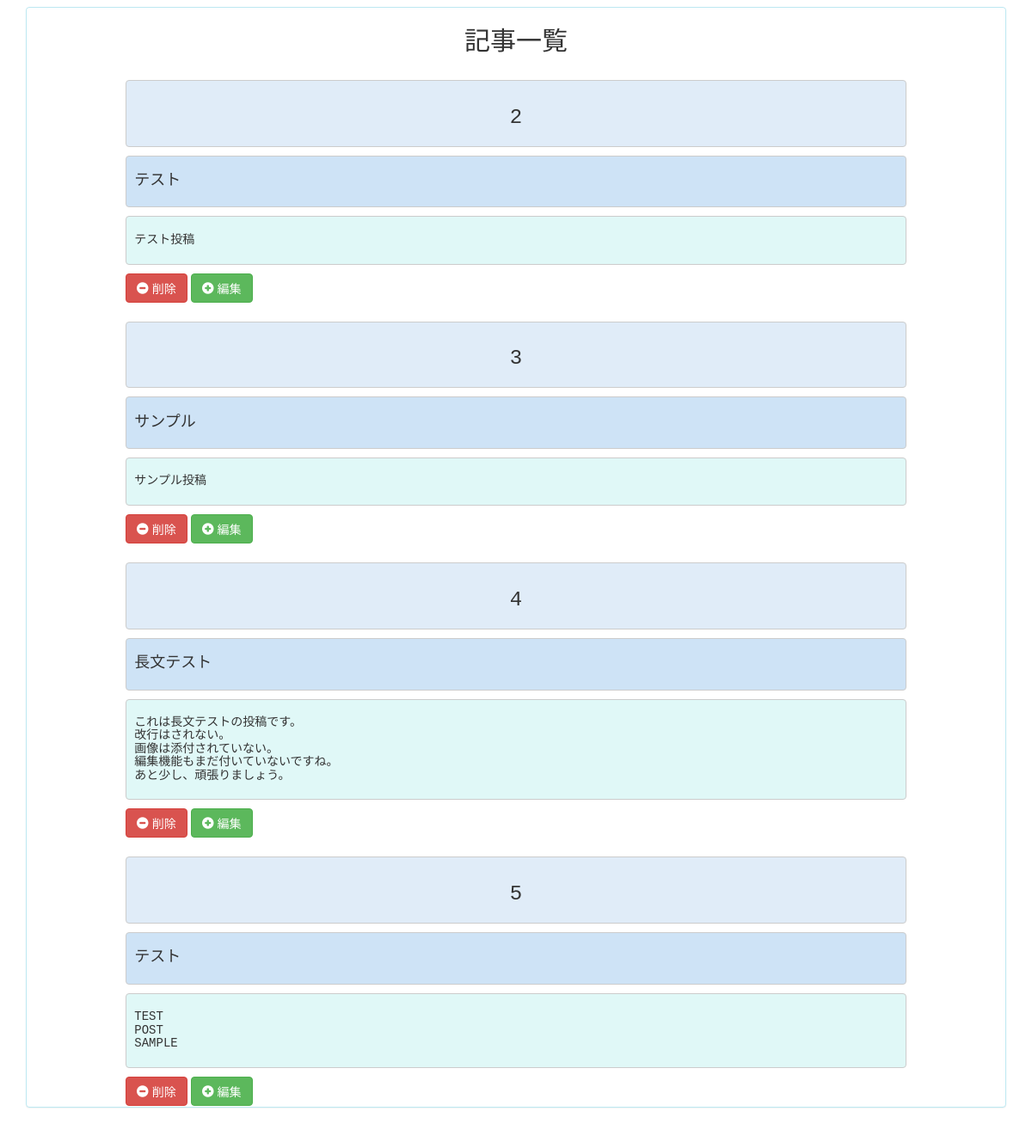
/ (signed in, lower part), run on an earlier commit of the app's database.
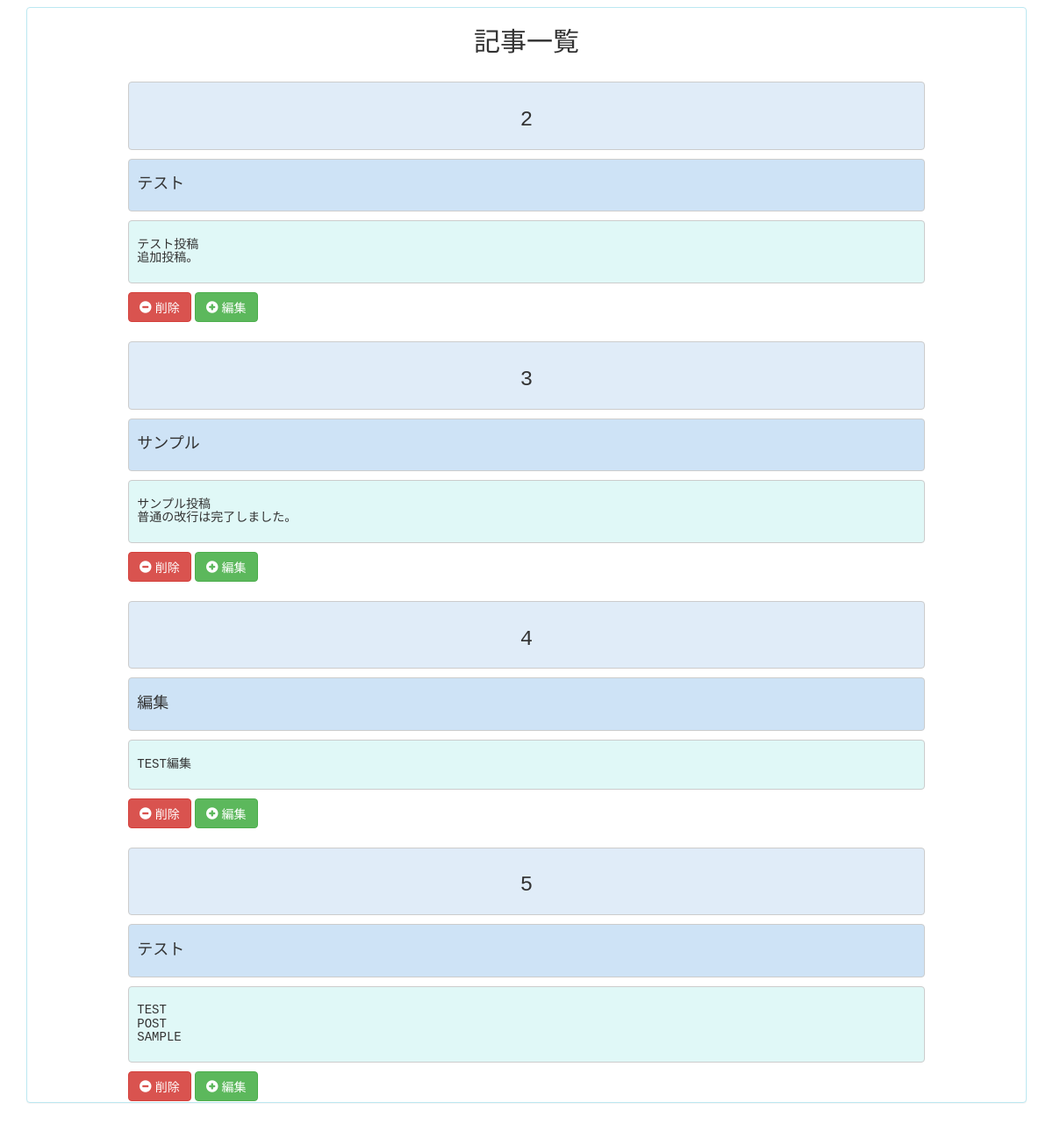
And on a later commit of the database.
### tables this page shows
CREATE TABLE entries(  id integer primary key autoincrement,title string not null,text string not null);

### flasker.py (the view)
@app.route('/')
def show():
    cur = g.db.execute('select id, title, text from entries order by id asc')
    entries = [dict(id = row[0] ,title=row[1], text=row[2]) for row in cur.fetchall()]
    return render_template('show.html', entries=entries)

### flasker.py (called while the page is built)
def connect_db():
    return sqlite3.connect(app.config['DATABASE'])

@app.before_request
def before_request():
    g.db = connect_db()

@app.teardown_request
def teardown_request(exception):
    db = getattr(g, 'db', None)
    if db is not None:
        db.close()

### templates/show.html (shortened to what this page needs)
{% extends "layout.html" %}
{% block content %}
<div class="page">
  {% if session.logged_in %}
<br>
<div class="panel panel-info" align="center" >
  <tr class="entries">
      <h2>記事一覧</h2>
  {% for entry in entries %}
    <table style="width:80%;" frame="box" bordercolor="#FFFFFF">
        <tr><th><pre align="center" style="background-color: #E0ECF8"><h3>{{ entry.id }}</h3></pre></th></tr>
        <tr><th><pre style="background-color: #CEE3F6;" style="width:100%;"><b><h4>{{ entry.title }}</h4></b></pre></th></tr>
        <tr><td><pre style="background-color: #E0F8F7;" style="width:100%;"><h5>{{ entry.text|safe }}</h5></pre></td></tr>
        <div class="btn-toolbar">
      <tr><td>
          <div class="btn-group">
      <form action="{{ url_for('delete_entry',post_id = entry.id) }}" method="POST">
       <button type="submit" class="btn btn-danger">
          <span class="glyphicon glyphicon-minus-sign" aria-hidden="true"></span> 削除</button>
      </form></div>
              <div class="btn-group">
      <form action="{{ url_for('edit',post_id = entry.id) }}" method="GET">
          <button type="submit" class="btn btn-success">
          <span class="glyphicon glyphicon-plus-sign" aria-hidden="true"></span> 編集</button>
      </form>
          </div>
      </td></tr>
        </div>
      <br>
    {% else %}
      <th>現在、投稿はありません。</th>
  {% endfor %}
  </tr>
  {% endif %}
</div>
<br>
{% endblock %}

### templates/layout.html (shortened to what this page needs)
<!DOCTYPE html>
<html>
  <head>
  <link rel="stylesheet" href="https://maxcdn.bootstrapcdn.com/bootstrap/3.3.7/css/bootstrap.min.css">
  <link rel="stylesheet" type="text/css" href="/static/style.css">
  </head>
  <body>
  <div class="container">
    {% block content %}{% endblock %}
  </div>
  </body>
</html>

What changed in the data, as far as the page shows it:
changed entries id 2: text "テスト投稿" → "テスト投稿 追加投稿。"
changed entries "サンプル": text "サンプル投稿" → "サンプル投稿 普通の改行は完了しました。"
changed entries id 4: title "長文テスト" → "編集"; text "これは長文テストの投稿です。 改行はされない。 画像は添付されていない。 編集機能もまだ付いていないですね。 あと少し、頑張りましょう。" → "TEST編集"
